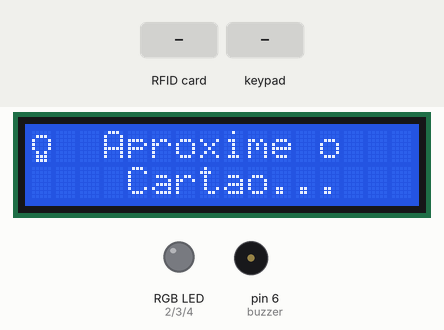
Recording of a sketch running on a simulated Arduino Mega 2560, built with avr-gcc and run on an emulated ATmega2560. On the bench: 16×2 character LCD, an RGB LED mixed from three pins (HIGH = lit), buzzer (waves = sounding). The test bench sets the inputs (shaded band). Pins used as bus, display or sensor lines are not drawn; what the sketch prints to the serial monitor is not drawn. At 16.6 s the program stops and its outputs stay as they are.

Above: at 5.3 s.
5.4 s: RFID card 7A 19 AC 15 held to the reader
At 7.1 s:
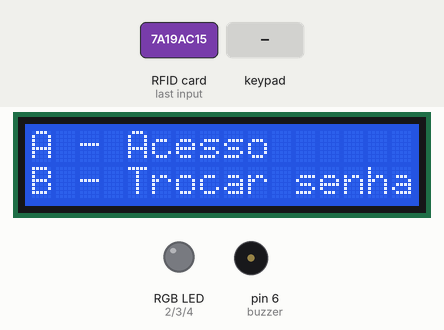
7.6 s: key 'A' pressed
At 8.7 s:
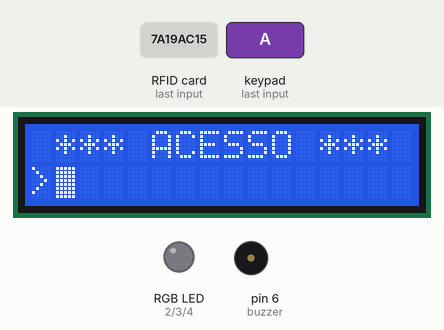
9.1 s: keypad keys 2 2 2 3 2 4 2 5 * pressed 0.4 s apart
At 12.9 s:
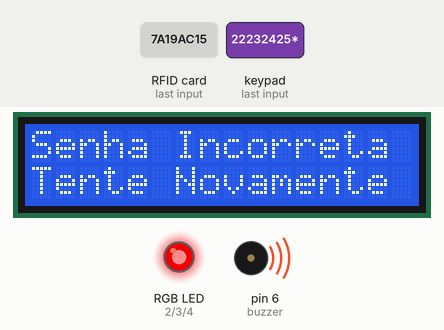
14.2 s: keypad keys 1 2 3 4 * pressed 0.4 s apart
At 17.5 s:
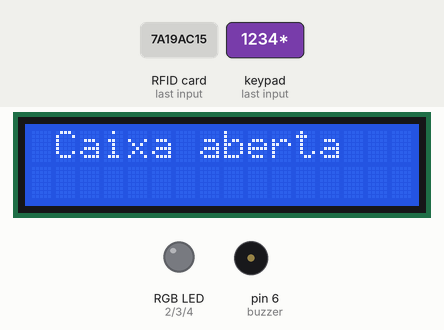
Timing chart, 0 to 18.1 s (numbered marks = the images above; inputs shaded):
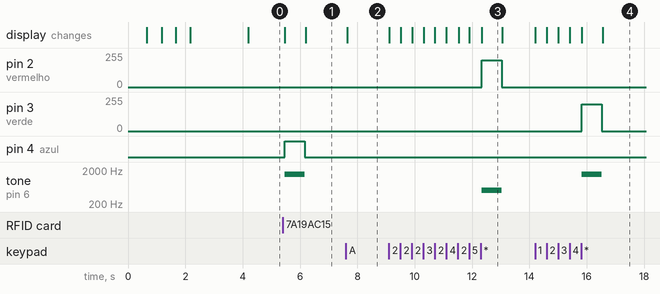

The sketch:

last.ino
```cpp
#include <LiquidCrystal_I2C.h>
#include <MFRC522.h>
#include <SPI.h>
#include <Keypad.h>

// definições lcd
LiquidCrystal_I2C lcd(0x27, 16, 2);

// buzzer
const int buzzer = 6;

// definições RFID
#define RST_PIN 5
#define SS_PIN 53
MFRC522 mfrc522(SS_PIN, RST_PIN);
String tagUID = "7A 19 AC 15";

// senha
String senha = "1234";
String tempSenha;
boolean passChangeMode = false;
boolean passChanged = false;
boolean maxTry = false;
boolean rfidMode = false;
boolean activated = true;
boolean menuMode = false;
boolean passTry = false;
int cont = 0;

boolean pass1;

// leds
int vermelho = 2;
int verde = 3;
int azul = 4  ;

// definições keypad
const byte LINHAS = 4;
const byte COLUNAS = 4;

//lampada
byte lamp[8] = {
  B00000,
  B01110,
  B10001,
  B10001,
  B10001,
  B01010,
  B01110,
  B01110
};

char keypressed;
char keys[LINHAS][COLUNAS] =
    {
        {'1', '2', '3', 'A'},
        {'4', '5', '6', 'B'},
        {'7', '8', '9', 'C'},
        {'*', '0', '#', 'D'}};

byte rowPins[LINHAS] = {22, 23, 24, 25};
byte colPins[COLUNAS] = {26, 27, 28, 29};

Keypad keypad = Keypad(makeKeymap(keys), rowPins, colPins, LINHAS, COLUNAS);

void entrarSenha();

void setup()
{
  Serial.begin(9600);

  SPI.begin();
  mfrc522.PCD_Init();

  pinMode(buzzer, OUTPUT);
  pinMode(azul, OUTPUT);
  pinMode(verde, OUTPUT);
  pinMode(vermelho, OUTPUT);

  lcd.init();
  lcd.clear();
  lcd.backlight();
  lcd.createChar(1, lamp);
  olaMundo();
}

void loop()
{
  lcd.setCursor(3, 0);
  lcd.print("Aproxime o");
  lcd.setCursor(4, 1);
  lcd.print("Cartao...");

  while (rfidMode == false)
  {
    if (!mfrc522.PICC_IsNewCardPresent())
    {
        return;
    }
    if (!mfrc522.PICC_ReadCardSerial())
    {
        Serial.println("Cartao encontrado");
        return;
    }

    String conteudo= "";
    byte letra;

     for (byte i = 0; i < mfrc522.uid.size; i++)
    {
        Serial.print(mfrc522.uid.uidByte[i] < 0x10 ? " 0" : " ");
        Serial.print(mfrc522.uid.uidByte[i], HEX);
        conteudo.concat(String(mfrc522.uid.uidByte[i] < 0x10 ? " 0" : " "));
        conteudo.concat(String(mfrc522.uid.uidByte[i], HEX));
    }

    boolean tagVerificada = false;

    lcd.home();
    conteudo.toUpperCase();

    for(int indice = 0; indice < sizeof(tagUID); indice++)
    {
        if (conteudo.substring(1) == tagUID)
        {
            tagVerificada = true;

            lcd.clear();
            lcd.setCursor(3, 0);
            lcd.print("Bem Vindo!");
            lcd.setCursor(3, 1);
            lcd.print("Alessandro!");
            digitalWrite(azul, HIGH);
            tone(buzzer, 1500);
            delay(700);
            noTone(buzzer);
            digitalWrite(azul, LOW);
            conteudo= "";
            lcd.clear();
            lcd.home();
            rfidMode = true;
        }
    }

    if((tagVerificada == false)&&(conteudo != ""))
    {
        lcd.clear();
        lcd.print(" Acesso Negado ");
        analogWrite(vermelho, 200);
        tone(buzzer, 500);
        delay(700);
        noTone(buzzer);
        digitalWrite(vermelho, LOW);
        lcd.clear();
        conteudo = "";
        loop();
    }
  }

  lcd.clear();
  menuMode = true;

  while (menuMode == true)
  {
    lcd.setCursor(0, 0);
    lcd.print("A - Acesso");
    lcd.setCursor(0, 1);
    lcd.print("B - Trocar senha");

    keypressed = keypad.getKey();
    if (keypressed == 'A')
    {
      entrarSenha();
    }
    else if (keypressed == 'B')
    {
      trocarSenha();
    }
  }
  lcd.clear();


  while (pass1 == true)
  {
    lcd.setCursor(1, 0);
    lcd.print("Caixa aberta");
  }
}


void entrarSenha()
{
  int k = 1;
  tempSenha = "";
  activated = true;
  lcd.clear();
  lcd.setCursor(0, 0);
  lcd.print(" *** ACESSO *** ");
  lcd.setCursor(0, 1);
  lcd.print(">");
  lcd.blink();
  while (activated)
  {
    keypressed = keypad.getKey();
    if (keypressed != NO_KEY)
    {
      if (keypressed == '0' || keypressed == '1' || keypressed == '2' || keypressed == '3' ||
          keypressed == '4' || keypressed == '5' || keypressed == '6' || keypressed == '7' ||
          keypressed == '8' || keypressed == '9')
      {
        tempSenha += keypressed;
        lcd.setCursor(k, 1);
        lcd.print("*");
        k++;
      }
    }
    if (k > 7 || keypressed == '#')
    {
      tempSenha = "";
      k = 1;
      lcd.clear();
      lcd.setCursor(0, 0);
      lcd.print(" *** ACESSO *** ");
      lcd.setCursor(0, 1);
      lcd.print(">");
    }
    if (keypressed == '*')
    {
      if (tempSenha == senha)
      {
        pass1 = true;
        lcd.noBlink();
        correctPass();
      }
      else if (tempSenha != senha)
      {
        if (cont != 2)
        {
          lcd.noBlink();
          wrongPass();
          cont++;
          tempSenha = "";
          k = 1;
          lcd.blink();
        }
        else
        {
          lcd.noBlink();
          lcd.clear();
          lcd.setCursor(4, 0);
          lcd.print("Limite");
          lcd.setCursor(4, 1);
          lcd.print("Atingido.");
          analogWrite(vermelho, 100);
          tone(buzzer, 500);
          delay(1000);
          noTone(buzzer);
          digitalWrite(vermelho, LOW);
          cont = 0;
          lcd.home();
          lcd.clear();

          setup();
          rfidMode=false;
          menuMode=false;
          activated=false;
        }
      }
    }
  }
}

  void correctPass()
{
  lcd.clear();
  lcd.setCursor(0, 0);
  lcd.print("Acesso Liberado!");
  analogWrite(verde, 200);
  tone(buzzer, 1500);
  delay(700);
  noTone(buzzer);
  digitalWrite(verde, LOW);
  activated = false;
  lcd.clear();
  menuMode = false;
}

void wrongPass()
{
  lcd.clear();
  lcd.print("Senha Incorreta");
  lcd.setCursor(0, 3);
  lcd.print("Tente Novamente");
  analogWrite(vermelho, 200);
  tone(buzzer, 500);
  delay(700);
  noTone(buzzer);
  digitalWrite(vermelho, LOW);
  lcd.clear();
  lcd.setCursor(0, 0);
  lcd.print(" *** ACESSO *** ");
  lcd.setCursor(0, 1);
  lcd.print(">");
}

void trocarSenha()
{
  lcd.clear();
  int i;
  tempSenha = "";
  lcd.setCursor(0, 0);
  lcd.print("Senha Atual");
  lcd.setCursor(0, 1);
  lcd.print(">");
  passChangeMode = true;
  passChanged = true;

  while (passChanged)
  {
    keypressed = keypad.getKey();
    if (keypressed != NO_KEY)
    {
      if (keypressed == '0' || keypressed == '1' || keypressed == '2' || keypressed == '3' ||
          keypressed == '4' || keypressed == '5' || keypressed == '6' || keypressed == '7' ||
          keypressed == '8' || keypressed == '9')
      {
        tempSenha += keypressed;
        lcd.setCursor(i, 1);
        lcd.print("*");
        i++;
      }
    }
    if (i > 7 || keypressed == '#')
    {
      tempSenha = "";
      i = 1;
      lcd.clear();
      lcd.setCursor(0, 0);
      lcd.print("Senha Atual");
      lcd.setCursor(0, 1);
      lcd.print(">");
    }
    if (keypressed == '*')
    {
      i = 1;

      if (senha == tempSenha)
      {
        tempSenha = "";
        lcd.clear();
        lcd.setCursor(0, 0);
        lcd.print("Nova Senha");
        lcd.setCursor(0, 1);
        lcd.print(">");

        while (passChangeMode)
        {
          keypressed = keypad.getKey();
          if (keypressed != NO_KEY)
          {
            if (keypressed == '0' || keypressed == '1' || keypressed == '2' || keypressed == '3' ||
                keypressed == '4' || keypressed == '5' || keypressed == '6' || keypressed == '7' ||
                keypressed == '8' || keypressed == '9')
            {
              tempSenha += keypressed;
              lcd.setCursor(i, 1);
              lcd.print("*");
              i++;
            }
          }
          if (i > 5 || keypressed == '#')
          {
            tempSenha = keypressed - 1;
            i = 1;
            lcd.clear();
            lcd.setCursor(0, 0);
            lcd.print("Nova Senha");
            lcd.setCursor(0, 1);
            lcd.print(">");
          }
          if (keypressed == '*')
          {
            i = 1;
            senha = tempSenha;
            passChangeMode = false;
            passChanged = false;
          }
        }
      }
    }
  }
}

void olaMundo()
{
  for (int i = 0; i < 4; i++)
  {
    lcd.setCursor(1, 0);
    lcd.print("Escola Tecnica");
    lcd.setCursor(4, 1);
    lcd.print("Electra");
    delay(500);
    lcd.clear();
    delay(500);
    i++;
   }
   lcd.setCursor(0,0);
   lcd.write(1);
   delay(2000);
}
```

Measured:
- after the input at 5.4 s, pin 4 (azul): LOW → HIGH after 0.06 s, → LOW 0.70 s later; tone on pin 6 (buzzer): silent → 1500 Hz after 0.06 s, → silent 0.70 s later; the display: first changes after 0.06 s (image 1 shows a later state)
- after the input at 7.6 s, the display: changes at once (image 2)
- after the input at 9.1 s, pin 2 (vermelho): 0/255 → 200/255 after 3.2 s, → 0/255 0.70 s later; tone on pin 6 (buzzer): silent → 500 Hz after 3.2 s, → silent 0.70 s later; the display: first changes at once (image 3 shows a later state)
- after the input at 14.2 s, pin 3 (verde): 0/255 → 200/255 after 1.6 s, → 0/255 0.70 s later; tone on pin 6 (buzzer): silent → 1500 Hz after 1.6 s, → silent 0.70 s later; the display: first changes at once (image 4 shows a later state)
- what the display in image 3 shows lasts 0.8 s, from 12.3 s to 13.1 s
